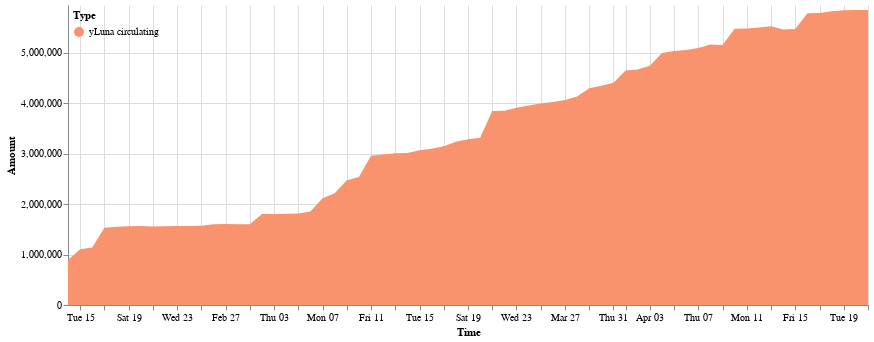

The notebook cell saved with this chart:
### Code cell
cp = ChartProvider()
domain = ['yLuna circulating']
range_ = ['#f8936d']
cp.get_yluna_time_area_chart(daily_delta_rf, 
               alt.Scale(domain=domain, range=range_),
               min_date = daily_delta_rf.Time.min(),
               max_date = daily_delta_rf.Time.max(),
               top_padding = 100000
        ).properties(width=800).configure_view(strokeOpacity=0)

### Figure 1 — Vega-Lite specification as saved in the notebook (floating-point values rounded to 4 significant figures)
{"config": {"view": {"continuousWidth": 400, "continuousHeight": 300, "strokeOpacity": 0}}, "data": {"name": "data-893b4193af18b074b64785234575649b"}, "mark": "area", "encoding": {"color": {"field": "Type", "legend": {"direction": "vertical", "legendY": 0, "orient": "none", "padding": 5}, "scale": {"domain": ["yLuna circulating"], "range": ["#f8936d"]}, "type": "nominal"}, "tooltip": [{"field": "Time", "format": "%Y-%m-%d", "type": "temporal"}, {"field": "Type", "type": "nominal"}, {"field": "Amount (millions)", "type": "nominal"}], "x": {"field": "Time", "scale": {"domain": ["2022-02-14", "2022-04-21"]}, "type": "temporal"}, "y": {"field": "Amount", "scale": {"domain": [0, 5951000.0]}, "type": "quantitative"}}, "width": 800, "$schema": "https://vega.github.io/schema/vega-lite/v4.17.0.json", "datasets": {"data-893b4193af18b074b64785234575649b": [{"Time": "2022-02-14", "Amount signed": 890600.0, "Amount": 890600.0, "Type": "yLuna circulating", "Amount (millions)": "0.89M"}, {"Time": "2022-02-15", "Amount signed": 213600.0, "Amount": 1104000.0, "Type": "yLuna circulating", "Amount (millions)": "1.1M"}, {"Time": "2022-02-16", "Amount signed": 36280.0, "Amount": 1141000.0, "Type": "yLuna circulating", "Amount (millions)": "1.14M"}, {"Time": "2022-02-17", "Amount signed": 390600.0, "Amount": 1531000.0, "Type": "yLuna circulating", "Amount (millions)": "1.53M"}, {"Time": "2022-02-18", "Amount signed": 19640.0, "Amount": 1551000.0, "Type": "yLuna circulating", "Amount (millions)": "1.55M"}, {"Time": "2022-02-19", "Amount signed": 9064.0, "Amount": 1560000.0, "Type": "yLuna circulating", "Amount (millions)": "1.56M"}, {"Time": "2022-02-20", "Amount signed": 5244.0, "Amount": 1565000.0, "Type": "yLuna circulating", "Amount (millions)": "1.57M"}, {"Time": "2022-02-21", "Amount signed": -5322.0, "Amount": 1560000.0, "Type": "yLuna circulating", "Amount (millions)": "1.56M"}, {"Time": "2022-02-22", "Amount signed": 2106.0, "Amount": 1562000.0, "Type": "yLuna circulating", "Amount (millions)": "1.56M"}, {"Time": "2022-02-23", "Amount signed": 4917.0, "Amount": 1567000.0, "Type": "yLuna circulating", "Amount (millions)": "1.57M"}, {"Time": "2022-02-24", "Amount signed": 59.87, "Amount": 1567000.0, "Type": "yLuna circulating", "Amount (millions)": "1.57M"}, {"Time": "2022-02-25", "Amount signed": 4428.0, "Amount": 1571000.0, "Type": "yLuna circulating", "Amount (millions)": "1.57M"}, {"Time": "2022-02-26", "Amount signed": 32790.0, "Amount": 1604000.0, "Type": "yLuna circulating", "Amount (millions)": "1.6M"}, {"Time": "2022-02-27", "Amount signed": 862.6, "Amount": 1605000.0, "Type": "yLuna circulating", "Amount (millions)": "1.6M"}, {"Time": "2022-02-28", "Amount signed": -740.1, "Amount": 1604000.0, "Type": "yLuna circulating", "Amount (millions)": "1.6M"}, {"Time": "2022-03-01", "Amount signed": -406.1, "Amount": 1604000.0, "Type": "yLuna circulating", "Amount (millions)": "1.6M"}, {"Time": "2022-03-02", "Amount signed": 201300.0, "Amount": 1805000.0, "Type": "yLuna circulating", "Amount (millions)": "1.81M"}, {"Time": "2022-03-03", "Amount signed": 1108.0, "Amount": 1806000.0, "Type": "yLuna circulating", "Amount (millions)": "1.81M"}, {"Time": "2022-03-04", "Amount signed": 2958.0, "Amount": 1809000.0, "Type": "yLuna circulating", "Amount (millions)": "1.81M"}, {"Time": "2022-03-05", "Amount signed": 8203.0, "Amount": 1817000.0, "Type": "yLuna circulating", "Amount (millions)": "1.82M"}, {"Time": "2022-03-06", "Amount signed": 35120.0, "Amount": 1852000.0, "Type": "yLuna circulating", "Amount (millions)": "1.85M"}, {"Time": "2022-03-07", "Amount signed": 267300.0, "Amount": 2120000.0, "Type": "yLuna circulating", "Amount (millions)": "2.12M"}, {"Time": "2022-03-08", "Amount signed": 97090.0, "Amount": 2217000.0, "Type": "yLuna circulating", "Amount (millions)": "2.22M"}, {"Time": "2022-03-09", "Amount signed": 257800.0, "Amount": 2475000.0, "Type": "yLuna circulating", "Amount (millions)": "2.47M"}, {"Time": "2022-03-10", "Amount signed": 65280.0, "Amount": 2540000.0, "Type": "yLuna circulating", "Amount (millions)": "2.54M"}, {"Time": "2022-03-11", "Amount signed": 418900.0, "Amount": 2959000.0, "Type": "yLuna circulating", "Amount (millions)": "2.96M"}, {"Time": "2022-03-12", "Amount signed": 28830.0, "Amount": 2988000.0, "Type": "yLuna circulating", "Amount (millions)": "2.99M"}, {"Time": "2022-03-13", "Amount signed": 21950.0, "Amount": 3010000.0, "Type": "yLuna circulating", "Amount (millions)": "3.01M"}, {"Time": "2022-03-14", "Amount signed": 7963.0, "Amount": 3017000.0, "Type": "yLuna circulating", "Amount (millions)": "3.02M"}, {"Time": "2022-03-15", "Amount signed": 52620.0, "Amount": 3070000.0, "Type": "yLuna circulating", "Amount (millions)": "3.07M"}, {"Time": "2022-03-16", "Amount signed": 29290.0, "Amount": 3099000.0, "Type": "yLuna circulating", "Amount (millions)": "3.1M"}, {"Time": "2022-03-17", "Amount signed": 47490.0, "Amount": 3147000.0, "Type": "yLuna circulating", "Amount (millions)": "3.15M"}, {"Time": "2022-03-18", "Amount signed": 89710.0, "Amount": 3237000.0, "Type": "yLuna circulating", "Amount (millions)": "3.24M"}, {"Time": "2022-03-19", "Amount signed": 49160.0, "Amount": 3286000.0, "Type": "yLuna circulating", "Amount (millions)": "3.29M"}, {"Time": "2022-03-20", "Amount signed": 33100.0, "Amount": 3319000.0, "Type": "yLuna circulating", "Amount (millions)": "3.32M"}, {"Time": "2022-03-21", "Amount signed": 531200.0, "Amount": 3850000.0, "Type": "yLuna circulating", "Amount (millions)": "3.85M"}, {"Time": "2022-03-22", "Amount signed": 3982.0, "Amount": 3854000.0, "Type": "yLuna circulating", "Amount (millions)": "3.85M"}, {"Time": "2022-03-23", "Amount signed": 60630.0, "Amount": 3915000.0, "Type": "yLuna circulating", "Amount (millions)": "3.91M"}, {"Time": "2022-03-24", "Amount signed": 43920.0, "Amount": 3959000.0, "Type": "yLuna circulating", "Amount (millions)": "3.96M"}, {"Time": "2022-03-25", "Amount signed": 40820.0, "Amount": 3999000.0, "Type": "yLuna circulating", "Amount (millions)": "4.0M"}, {"Time": "2022-03-26", "Amount signed": 30080.0, "Amount": 4029000.0, "Type": "yLuna circulating", "Amount (millions)": "4.03M"}, {"Time": "2022-03-27", "Amount signed": 36950.0, "Amount": 4066000.0, "Type": "yLuna circulating", "Amount (millions)": "4.07M"}, {"Time": "2022-03-28", "Amount signed": 69200.0, "Amount": 4136000.0, "Type": "yLuna circulating", "Amount (millions)": "4.14M"}, {"Time": "2022-03-29", "Amount signed": 163400.0, "Amount": 4299000.0, "Type": "yLuna circulating", "Amount (millions)": "4.3M"}, {"Time": "2022-03-30", "Amount signed": 49260.0, "Amount": 4348000.0, "Type": "yLuna circulating", "Amount (millions)": "4.35M"}, {"Time": "2022-03-31", "Amount signed": 59120.0, "Amount": 4407000.0, "Type": "yLuna circulating", "Amount (millions)": "4.41M"}, {"Time": "2022-04-01", "Amount signed": 246900.0, "Amount": 4654000.0, "Type": "yLuna circulating", "Amount (millions)": "4.65M"}, {"Time": "2022-04-02", "Amount signed": 15490.0, "Amount": 4670000.0, "Type": "yLuna circulating", "Amount (millions)": "4.67M"}, {"Time": "2022-04-03", "Amount signed": 74230.0, "Amount": 4744000.0, "Type": "yLuna circulating", "Amount (millions)": "4.74M"}, {"Time": "2022-04-04", "Amount signed": 254300.0, "Amount": 4998000.0, "Type": "yLuna circulating", "Amount (millions)": "5.0M"}, {"Time": "2022-04-05", "Amount signed": 41490.0, "Amount": 5040000.0, "Type": "yLuna circulating", "Amount (millions)": "5.04M"}, {"Time": "2022-04-06", "Amount signed": 19410.0, "Amount": 5059000.0, "Type": "yLuna circulating", "Amount (millions)": "5.06M"}, {"Time": "2022-04-07", "Amount signed": 38490.0, "Amount": 5098000.0, "Type": "yLuna circulating", "Amount (millions)": "5.1M"}, {"Time": "2022-04-08", "Amount signed": 71040.0, "Amount": 5169000.0, "Type": "yLuna circulating", "Amount (millions)": "5.17M"}, {"Time": "2022-04-09", "Amount signed": -8904.0, "Amount": 5160000.0, "Type": "yLuna circulating", "Amount (millions)": "5.16M"}, {"Time": "2022-04-10", "Amount signed": 321100.0, "Amount": 5481000.0, "Type": "yLuna circulating", "Amount (millions)": "5.48M"}, {"Time": "2022-04-11", "Amount signed": 4863.0, "Amount": 5486000.0, "Type": "yLuna circulating", "Amount (millions)": "5.49M"}, {"Time": "2022-04-12", "Amount signed": 19500.0, "Amount": 5505000.0, "Type": "yLuna circulating", "Amount (millions)": "5.51M"}, {"Time": "2022-04-13", "Amount signed": 23400.0, "Amount": 5529000.0, "Type": "yLuna circulating", "Amount (millions)": "5.53M"}, {"Time": "2022-04-14", "Amount signed": -63420.0, "Amount": 5465000.0, "Type": "yLuna circulating", "Amount (millions)": "5.47M"}, {"Time": "2022-04-15", "Amount signed": 10320.0, "Amount": 5476000.0, "Type": "yLuna circulating", "Amount (millions)": "5.48M"}, {"Time": "2022-04-16", "Amount signed": 310000.0, "Amount": 5786000.0, "Type": "yLuna circulating", "Amount (millions)": "5.79M"}, {"Time": "2022-04-17", "Amount signed": 8993.0, "Amount": 5795000.0, "Type": "yLuna circulating", "Amount (millions)": "5.79M"}, {"Time": "2022-04-18", "Amount signed": 34410.0, "Amount": 5829000.0, "Type": "yLuna circulating", "Amount (millions)": "5.83M"}, {"Time": "2022-04-19", "Amount signed": 16180.0, "Amount": 5845000.0, "Type": "yLuna circulating", "Amount (millions)": "5.85M"}, {"Time": "2022-04-20", "Amount signed": 5895.0, "Amount": 5851000.0, "Type": "yLuna circulating", "Amount (millions)": "5.85M"}, {"Time": "2022-04-21", "Amount signed": 117.1, "Amount": 5851000.0, "Type": "yLuna circulating", "Amount (millions)": "5.85M"}]}}
